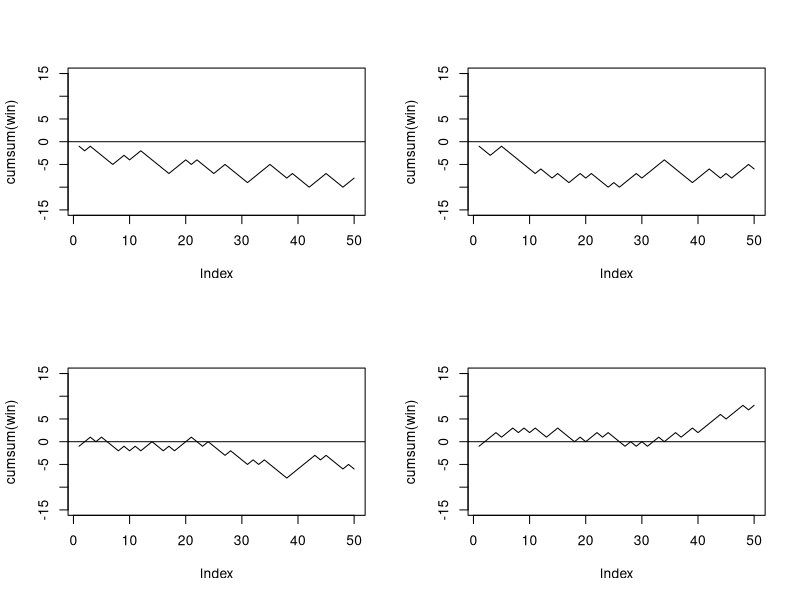
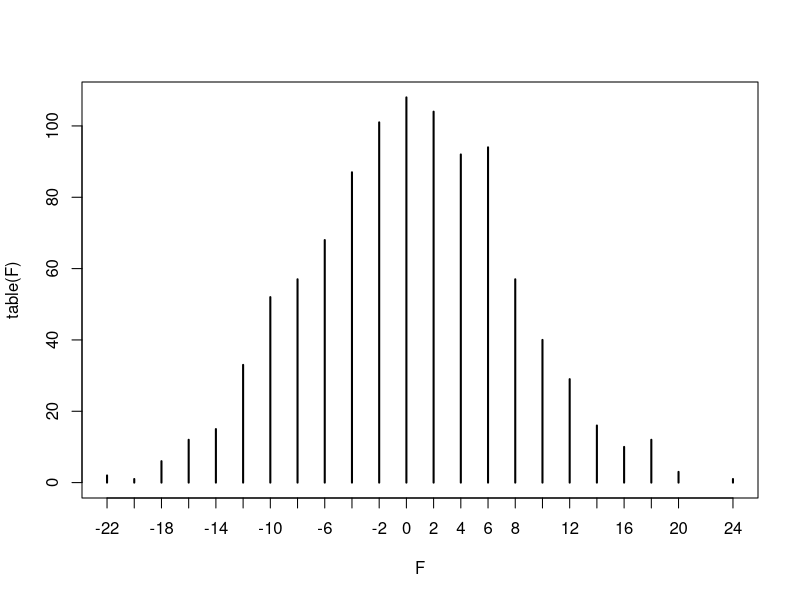
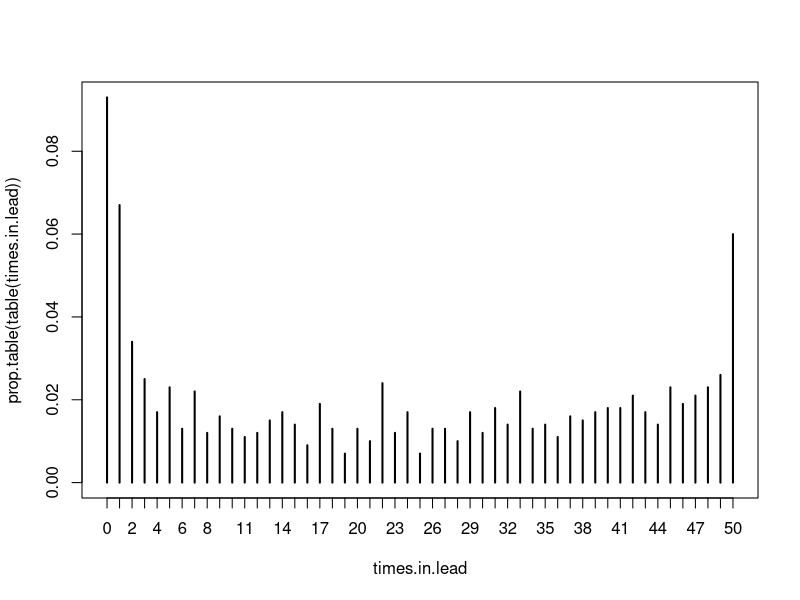
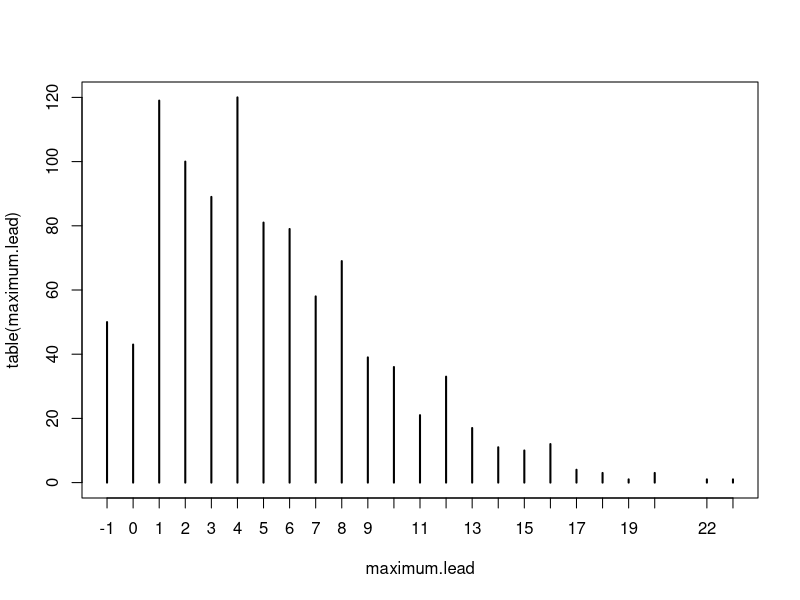
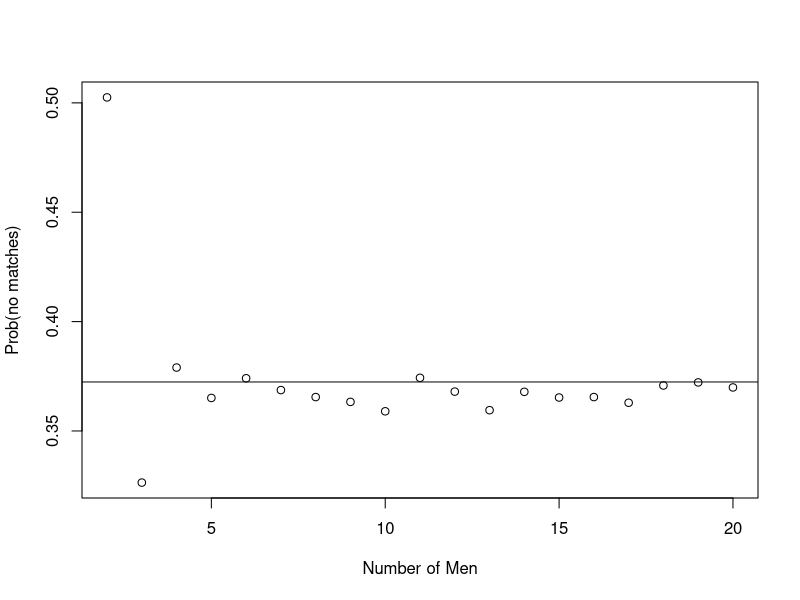
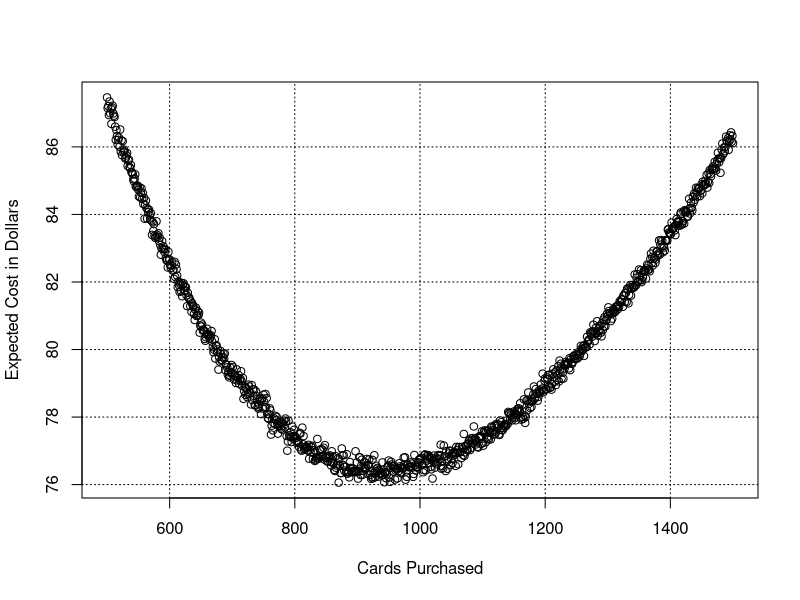
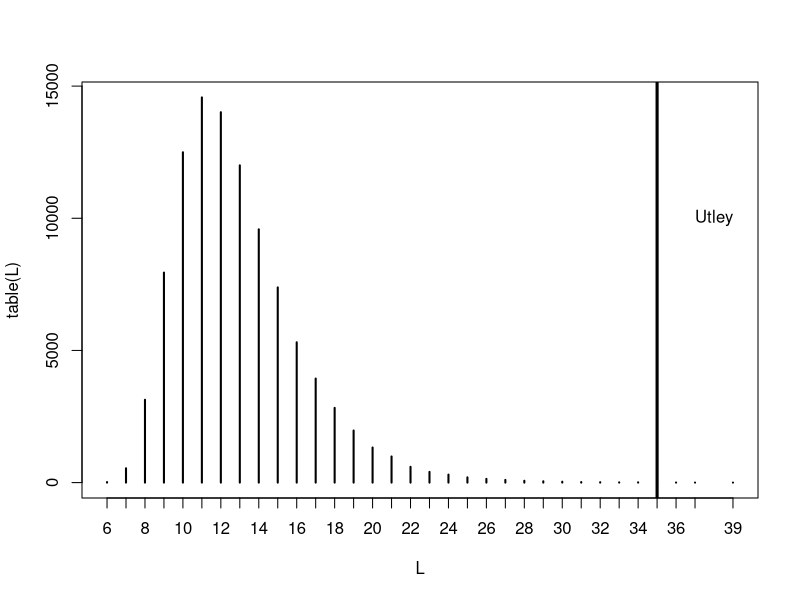

Write the R code that produced these figures, in order.
##################################################
######         SIMULATION EXPERIMENTS       ######
##################################################

# Simulation provides a straightforward way of 
# approximating probabilities.One simulates a 
# particular random experiment a large number 
# of times, and a probability of an outcome is 
# approximated by the relative frequency of the
# outcome in the repeated experiments. 

# The use of simulation experiments to better
# understand probability patterns is called the 
# Monte Carlo method. We focus on two particular R 
# functions that simplify the process of programming
# simulation experiments. The sample function will 
# take samples with or without replacement from a set, 
# and the replicate function is helpful in repeating
# a particular simulation experiment. 

## Simulating a Game of Chance of coin tossing

# Peter and Paul play a simple game involving repeated 
# tosses of a fair coin. In a given toss, if heads is 
# observed, Peter wins $1 from Paul; otherwise if
# tails is tossed, Peter gives $1 to Paul. If Peter 
# starts with zero dollars, we are interested in his
# fortune as the game is played for 50 tosses.

# We can simulate this game using the R sample() function. 
# Peter's winning on a particular toss will be $1 or ???$1 
# with equal probability. His winnings on 50 repeated
# tosses can be considered to be a sample of size 50 
# selected with replacement from the set {$1, ???$1}.

options(width=60)
sample(c(-1, 1), size=50, replace=TRUE)

#  [1] -1 -1  1 -1  1  1 -1  1 -1  1  1  1 -1  1 -1  1 -1  1
# [19] -1  1 -1 -1  1  1 -1  1 -1  1 -1 -1  1  1  1  1  1 -1
# [37]  1 -1 -1  1 -1  1 -1 -1  1  1  1 -1 -1  1

# In the outcome represented above, Peter lost the first two
# tosses, won the third, lost the fourth, and so on....

## Exploring Cumulative Winnings

# Suppose Peter is interested in his cumulative winnings as 
# he plays this game. We store his individual toss winnings 
# in the variable win. The function cumsum will compute the 
# cumulative winnings of the individual values and the
# cumulative values are stored in cum.win.

# just adds the individual wins/losses up:

win = sample(c(-1, 1), size=50, replace=TRUE); win
cum.win = cumsum(win)
cum.win

# We extend this and plot the sequence of cumulative
# winnings for 4 games:

par(mfrow=c(2, 2))
for(j in 1:4){
  win = sample(c(-1, 1), size=50, replace=TRUE)
  plot(cumsum(win), type="l" ,ylim=c(-15, 15))
  abline(h=0)}

# Is evidently much variability. How do we address:
# 1) What is prob of Peter breaking even after 50 games?
# 2) What likely number of tosses Peter will be winning?
# 3) What will be value of Peter's best fortune?

# First question can be calculated exactly, can only
# approximate 2) and 3) using Monte Carlo experiment.

## R Function to Implement a Monte Carlo Experiment

# One can obtain approximate answers to these questions 
# by a Monte Carlo experiment. In this type of experiment, 
# one simulates the random process & computes the statistic 
# or statistics of interest. By repeating the random
# process many times, one obtains a collection of the 
# statistics. One then uses the collection to approximate 
# probabilities or expectations that answer the questions.

# Let's first consider Peter's fortune F at the end of 
# the game. We write a function peter.paul that simulates 
# the fortunes for the 50 tosses and computes F that is 
# equal to the sum of the individual fortunes. To make this
# function more general, we define n to be the number of 
# tosses and let the default value of n be 50.

peter.paul=function(n=50){
  win = sample(c(-1, 1), size=n, replace=TRUE)
  sum(win)
}

peter.paul()

# In this game, Peter finished with a fortune of ?? dollars. 
# To repeat this for 1000 games, we use the replicate function 
# with arguments 1000, the number of games, and the name of
# the function peter.paul() to repeat. The output of replicate 
# is the vector of fortunes for the 1000 games that we assign
# to the variable F.

F = replicate(1000, peter.paul())

## Summarizing the Monte Carlo Results

# Since Peter's fortune is integer-valued, a convenient way 
# of summarizing the collection of values of F using table().

table(F)

# We can display the frequencies of F using plot() applied 
# to the table output.

par(mfrow=c(1, 1))
plot(table(F))

# Is more or less symmetric centered about 0. Why don't any
# games end with an "odd" fortune?

# What is Peter's chance of breaking even? It is the ratio 
# (approximated) of Peter finishing with 0 out of the 1000

# But that answer can also be determined exactly. He breaks
# even if there are exactly n/2 heads in a binomial
# experiment of n trials with a probability of success
# equal to 0.50. So if n = 50

dbinom(25, size=50, prob=0.5) # equals 0.1122752

# Note how close this exact number is to our approximated
# answer from the Monte Carlo simulation

## Modiying the Experiment to Learn About
## New Statistics

# We can add additional lines of code to our function 
# peter.paul to compute several statistics of interest 
# in our experiment. To answer our questions, we focus
# on the final fortune F, the number of times Peter is 
# in the lead L, and the maximum cumulative winning M. 

# In the function, we define the vector of cumulative 
# winnings cum.win. Here the output of the function is 
# a vector consisting of the values of F, L, and M. 

# By naming the components (using, for example, 
# F=sum(win)), we get more attractive output.

peter.paul=function(n=50){
  win=sample(c(-1, 1), size=n, replace=TRUE)
  cum.win = cumsum(win)
  c(F=sum(win), L=sum(cum.win > 0), M=max(cum.win))
}

# We simulate the game once

peter.paul()

# F   L   M
# 2  41   5

# In this game, Peter's final fortune was $2, he was 
# in the lead for 41 plays, and his maximum total winning 
# during the game was $5. To repeat this game 1000 times,
# we again use replicate and store output in variable S.

# Since the output of peter.paul is a vector, S will be a 
# matrix of 3 rows and 1000 columns, where the rows correspond 
# to the simulated draws of F, L, and M. We can verify the 
# dimension of the matrix of S using the dim() function.

S = replicate(1000, peter.paul())
dim(S)

# How many times Peter in lead? The likely answer to this
# question (we do not know for sure) is in the "L" row:

times.in.lead = S["L", ]

# We tabulate the simulated values using the table function, 
# and the prop.table function will find the corresponding 
# relative frequencies. We plot the result in a line graph:

plot(prop.table(table(times.in.lead)))

# The pattern of this graph for L isn't what most people 
# expect. Since it is a fair game, one might think it would 
# be most likely for Peter to be ahead in 25 out of 50 tosses. 

# Instead, the most likely values are the extreme
# values L = 0,1,50, and the remaining values of L appear 
# equally likely. So actually it is relatively common for 
# Peter to always be losing or always winning in this game.

# Last, let's consider the distribution of M, Peter's
# maximum winning during the 50 plays. We store the 1000
# simulated values of M in the variable maximum.lead, 
# tablulate the values using table(), and then plot them

maximum.lead = S["M", ]
plot(table(maximum.lead))

# From the plot, we can see that it is most likely for Peter
# to have maximum winnings of ?, but values between ? and ?
# are all relatively likely.

# To compute the approximate probability that Peter will
# have a maximum winning of 10 or more, we find the number
# of values of maximum.lead that are 10 or greater and
# divide this sum by the number of simulation iterations
# 1000:

sum(maximum.lead >= 10) / 1000

# Since this probability is only about ?? (16%), it is
# relatively rare for Peter to have a maximum winning
# of 10 or more.

## Random Permutations: The Hat Problem

# A man wears a top hat to a restaurant, checks his hat
# at the door. Suppose n men check their hats and hats
# are returned in a random fashion. How many men will
# receive their own hats?

## Using sample() to Simulate an Experiment

# n = 10 men. Store their hats in vector hats. 
# Use sample() function to permute randomly, store in
# vector mixed.hats

n = 10
hats = 1:n

mixed.hats = sample(hats)

hats
# [1] 1 2 3  4 5 6 7 8 9 10

mixed.hats
# [1] 4 6 3 10 1 8 7 2 5  9

# In this simulation, the 3rd and 7th hats were returned
# to their correct owners.

## Comparing Two Permutations of a Sample

# But we want to be able to manipulate the output so we
# can compute number of correct hats returned.

# We use the logical expression to test for equality
# between the elements in the two vectors
hats == mixed.hats

# [1] FALSE FALSE  TRUE FALSE FALSE FALSE  TRUE FALSE FALSE FALSE

# 'TRUE' corresponds to a match, 'FALSE' does not. Summing
# the 'TRUEs' (note that TRUE = 1) gives us number of matches.

correct = sum(hats == mixed.hats)
correct

# We want to write a function to perform this mixed-hats
# simulation. We call the function scramble.hats() and it
# has a single argument n, the number of hats.

## Writing a Function to Perform Simulation

scramble.hats = function(n){
  hats = 1:n
  mixed.hats = sample(n)
  sum(hats == mixed.hats)
}

# The function returns the number of correct matches
# in each (separate) simulation.

scramble.hats(30)

# [1] 0

# Note when we increased the number of hats to 30, we ended
# up with no correct matches.....with 10 hats we had 2 matches.

## Repeating the Simulation

# Let X-sub-n denote the random variable defined as the number
# of correct matches for given number of hats n. To obtain
# probability distribution of X-sub-n, we can simulate this
# experiment a large number of time and tabulate results.

# Here it is 1000 times with ten hats:
matches = replicate(1000, scramble.hats(10))

# Frequency table of correct matches with 10 hats:
table(matches)

# Dividing table frequencies by 1000 yields relative freqs:
table(matches) / 1000

# We see it is most likely to get 0 or 1 matches.

# We find the expected value of X-sub-n:
mean(matches)

# [1] 0.987

# So, on average, 0.0987 of the ten men will receive his 
# correct hat. It can be shown that theoretical mean is
# E(X-sub-n) = 1 with n = 10.

# Now we want to see how the probability of no (0) correct
# matches, P(X-sub-n = 0), changes as a function of the
# number of men n.

# We write a new function, prop.no.matches() that has
# single argument n. The function simulates this experiment
# (with n men) 10,000 times and finds the proportion of
# experiments where no men receive the correct hats:

prop.no.matches = function(n){
  matches = replicate(10000, scramble.hats(n))
  sum(matches == 0) / 10000
}

# We test this function for n = 20 hats
prop.no.matches(20)

# [1] 0.3724 is the chance that no men received correct hats.

# Now we use sapply() to apply the function to a vector
# of n men (or hats) to compute the relative probabilities
# from 2 to 20 hats.
many.probs = sapply(2:20, prop.no.matches)

# We plot the estimated probabilities as a function of n
# and add a horizontal line at 0.357
plot(2:20, many.probs,
     xlab="Number of Men", ylab="Prob(no matches)")
abline(h=0.3724)

# We see that probability of no matches is large at n = 2,
# small at n = 3, and then appears to stabilize about the 
# value of 0.37 as n becomes larger.

## The Collector's Problem: Baseball Cards

# You collect baseball cards (like 'Topps'). They are sold in
# packs of ten that are characterized by overlapping sets so
# you had motivation to keep buying packs to 'find' a complete
# set of players.

# Let's simulate this....let's say we want a complete set
# of cards of ten great baseball players that we represent
# with the following character vector:

cards = c("Mantle", "Aaron", "Gehrig", "Ruth", "Schmidt",
          "Mays", "Cobb", "DiMaggio", "Williams", "Foxx")

## Simulating Experiment using sample() function

# Assume each purchased card is equally likely to turn up one
# of the ten players above. Assuming independent draws, a 
# purchase of 20 cards can be considered a random sample taken
# with replacement from this vector.

samp.cards = sample(cards, size=20, replace=TRUE)
samp.cards

# We get duplicates, of course, but did we get a complete set?

# The unique() function return unique values
unique(samp.cards)

# We do it twice, first time we get 8, second time 9.
length(unique(samp.cards))

## Writing a Function to Perform the Simulation

# Let's write a function to perform this simulation.
# Suppose a complete set consists of n cards, we purchase
# m cards, and we want to know the probability that we
# purchase a complete set.

# But let's say that a complete set consists of 586 cards,
# not 10 players. So, say, if we purchased 3000 cards, what
# would be the chance that we get a complete set?

# We write function collector() to simulate this process. The
# complete set is represented by the vector consisting of the 
# integers 1 through n. We use sample() to take the sample
# of m cards. We use ifelse() to check if we have purchased
# a complete set...if the number of unique cards in our
# sample is equal to n, it returns "yes", otherwise "no".

collector=function(n,m){
  samp.cards = sample(1:n, size=m, replace=TRUE)
  ifelse(length(unique(samp.cards)) == n, "yes", "no")
}

collector(586, 3000)

# First time, we get a "no"

# So now we use replicate() to repeat the process for 100
# experiments and we summarize outcomes with table():
table(replicate(100, collector(586, 3000)))

# They are mostly "no's"
# Estimated prob of getting a complete set is remote.

## Buying an Optimal Number of Cards

# We try to make this more interesting.
# What if the person collecting has a strategy of buying
# small sets to improve his chances of getting a complete
# set? Further, let's say packs of cards cost 5 cents each
# but can also buy individual cards from a deal for 25 cents.

# So the card collector will "fill in the holes" at 25 cents
# a pop.

# On average, what is the cost of this plan? Is there an 
# optimal number of cards purchased that will minimize the
# expected cost?

# We write function collect2() to simulate. Is one
# argument, n.purchased, number of cards purchased. We
# assume cost of a "random" card is cost.rcard = 0.05
# and cost of card from dealer is cost.ncard = 0.25.

# We sample n.purchased cards with replacement from the
# complete set represented by integers 1 thru 586.

# We compute number of random unique cards we collect n.cards
# and number we haven't collected n.missed which we buy
# from dealer.

# Therefore, the random total cost will be:

# COST = cost.rcard x n.purchased+cost.ncard x n.missed

collect2 = function(n.purchased){
  cost.rcard = 0.05
  cost.ncard = 0.25
  samp.cards = sample(1:586, size=n.purchased, replace=TRUE)
  n.cards = length(unique(samp.cards))
  n.missed = 586 - n.cards
  n.purchased * cost.rcard + n.missed * cost.ncard
}

# He decides to purchase 800 cards. What is expected cost?

costs = replicate(500, collect2(800))
summary(costs)

# We repeat 500 times and store vector of total costs in 'costs'
# The summary() function shows distribution of random costs.

# > summary(costs)
# Min.  1st Qu.  Median    Mean  3rd Qu.    Max. 
# 71.25   76.00   77.50   77.36    78.75   84.25 

# So cost of buying 800 cards has 50% chance of being
# somewhere between $76.00 and $78.75

# Expected cost is sample mean of $77.36

# So we write new function expected.cost() that takes 100
# samples of cards, each of size n.purchased and computes
# the average total cost. Note that replicate() does the
# repeated simulations and mean() finds expected cost 
# from vector of total costs.
expected.cost = function(n.purchased)
  mean(replicate(100, collect2(n.purchased)))

# Since what we want is to see how total cost varies as
# function of number purchased, we define a vector N as
# numbers of cards to buy from 500 to 1500
N=500:1500

# sapply() operates expected.cost() against N.
# We plot expected cost against number of cards
# purchased. Grid is overlaid to help locate minimum.
ECOST = sapply(N, expected.cost)
plot(N, ECOST, xlab="Cards Purchased",
     ylab="Expected Cost in Dollars")
grid(col="black")

# Looks like expected cost is minimized at around 950 cards.
# So optimal strategy is to buy 950 cards at cost of $76.50.

# If we bought 1200 cards, expected cost would be around $79.

## Patterns of Dependence in a Sequence

# Sports fans love athletes who exhibit patterns of extreme
# performance. Records are kept of extreme winning or losing
# patterns, such a getting a base hit in baseball....
# ... a "hitting streak"

# In the 2006 baseball season, Chase Utley of the Philadelphia
# Phillies had a hitting streak of 35 games, one of the best
# in baseball history.

# But how "significant" was this streak. Utley was a good
# hitter anyway, so it might be expected.

# As another example, long runs of heads and tails can be
# observed flipping a coin.

# We investigate with Monte Carlo simulation:

## Writing a Function to Compute Streaks

# We represent hitting success or failure with 0's and 1's

y = c(1, 1, 1, 1, 1, 1, 1, 0, 0, 1, 0, 1, 1, 1, 1)

# What are the lengths of the hitting streaks?

# Add 0's to front and end to bracket it
# 'where' is vector of TRUE's (if 0) and FALSE's (if 1)
where = (c(0, y, 0) == 0)
n = length(y)
# loc.zeros records locations in sequence where 0's occur
# at 0  8  9  11  16
loc.zeros = (0:(n+1))[where]
loc.zeros

# So no base hit in games 0, 8, 9, 11 and 16

# We compute length of streaks:
streak.lengths = diff(loc.zeros) - 1
# We take out the zeros:
streak.lengths = streak.lengths[streak.lengths > 0]
streak.lengths

# [1] 7 1 4

# Write function longest.streak by taking the max()
# out of the above vector:
longest.streak=function(y){
  where = c(0, y, 0) == 0
  n = length(y)
  loc.zeros = (0:(n+1))[where]
  streak.lengths = diff(loc.zeros) - 1
  streak.lengths = streak.lengths[streak.lengths > 0]
  max(streak.lengths)
}

# Make sure "utley2006.txt" is in path of default directory
file.exists("utley2006.txt")

# read it in
dat = read.table("utley2006.txt", header=TRUE, sep="\t") # tab sep
head(dat)
# are counting 2's, 3's etc as 1's:
utley = as.numeric(dat$H > 0) # Make sure H is numeric
# apply longest.streak() function to this vector
longest.streak(utley)

# So Utley's longest streak in 2006 was 35 games.

## Writing a Function to Simulate Hitting Data

# We apply Monte Carlo to understand "significance"
# Utley played in 160 games and hit in 116 of them

# What if 116 "hit" games were randomly distributed?
# The what would be length of longest sequence?


# Write function random.streak() with binary sequence y as
# argument
random.streak=function(y){
  # first it randomly permutes y and stores in mixed.up.y
  mixed.up.y = sample(y)
  # then find longest streak of 1's in vector mixed.up.y
  longest.streak(mixed.up.y)
}

# replicate random.streak 100000, store in L
L = replicate(100000, random.streak(utley))
# tabulate values in L and plot
plot(table(L))
# superimpose line for 2006 season:
abline(v=35, lwd=3)
# add text label in plot at 38, 10000
text(38, 10000, "Utley")

# We see long hitting streaks from 8 to 18 are quite common
# With a hitting streak of 11 most likely

# Utley's 35 streak is in far right tail, indicating it is 
# very rare. Can measure "how extreme" by estimating probability
# that a random sequence would be like this (35 or more)

# Probability....only 7 out of 100000 = 0.00007...VERY RARE !!
